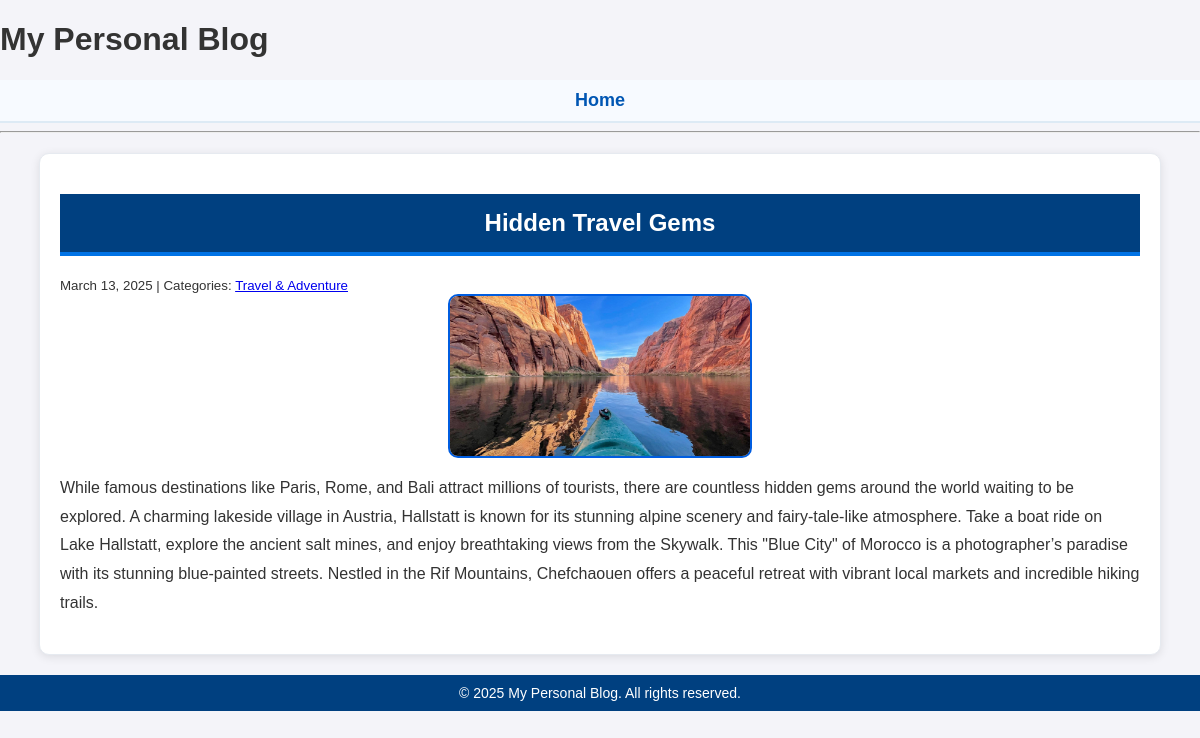
The app's page /post/2/ with its own data.
### blog/models.py (models this page shows, shortened)
class Post(models.Model):
    title = models.CharField(max_length=255)
    body = models.TextField()
    created_on = models.DateTimeField(auto_now_add=True)
    last_modified = models.DateTimeField(auto_now=True)
    categories = models.ManyToManyField("Category", related_name="posts")
    image = models.ImageField(upload_to='blog_images/', null=True, blank=True)

class Category(models.Model):
    name = models.CharField(max_length=30)
    class Meta:
        verbose_name_plural = "categories"

### blog/views.py (the view)
# urls.py: path("post/<int:pk>/", views.blog_detail, name="blog_detail"),
def blog_detail(request, pk):
    post = Post.objects.get(pk=pk)
    comments = Comment.objects.filter(post=post)
    context = {
        "post": post,
        "comments": comments,
    }
    return render(request, "blog/detail.html", context)

### blog/templates/blog/detail.html
{% extends "blog/base.html" %}
{% block page_title %}
    <h2>{{ post.title }}</h2>
{% endblock page_title %}
{% block page_content %}
    <small>
        {{ post.created_on.date }} | Categories:
        {% for category in post.categories.all %}
            <a href="{% url 'blog_category' category.name %}">
                {{ category.name }}
            </a>
        {% endfor %}
    </small>
    {% if post.image %}
       <img src="{{ post.image.url }}"  class="custom-image" alt="{{ post.title }}" style="max-width: 100%; height: auto;">
    {% endif %}
    <p>{{ post.body | linebreaks }}</p>
{% endblock page_content %}

### blog/static/blog/styles.css (style rules this page uses)
body { font-family: 'Arial', sans-serif; background-color: #f4f4f9; margin: 0; padding: 0; color: #333333; }
h2 { background-color: #004080; color: #ffffff; padding: 15px; text-align: center; border-bottom: 4px solid #0073e6; }
p { line-height: 1.8; color: #333333; }
.custom-image { width: 300px; height: auto; display: block; margin: 0 auto; border: 2px solid #005de0; border-radius: 10px; }

### records on screen
Post: title "Hidden Travel Gems", created_on "March 13, 2025", image (picture), body "While famous destinations like Paris, Rome, and Bali attract millions of tourists, there are countless hidden gems around the world waiting to be explored. A charming lakeside village in Austria, Hallstatt is known for its stunning alpine scenery and fairy-tale-like atmosphere. Take a boat ride on Lake Hallstatt, explore the ancient salt mines, and enjoy breathtaking views from the Skywalk. This \"Blue City\" of Morocco is a photographer’s paradise with its stunning blue-painted streets. Nestled in the Rif Mountains, Chefchaouen offers a peaceful retreat with vibrant local markets and incredible hiking trails."
Category: name "Travel & Adventure"
